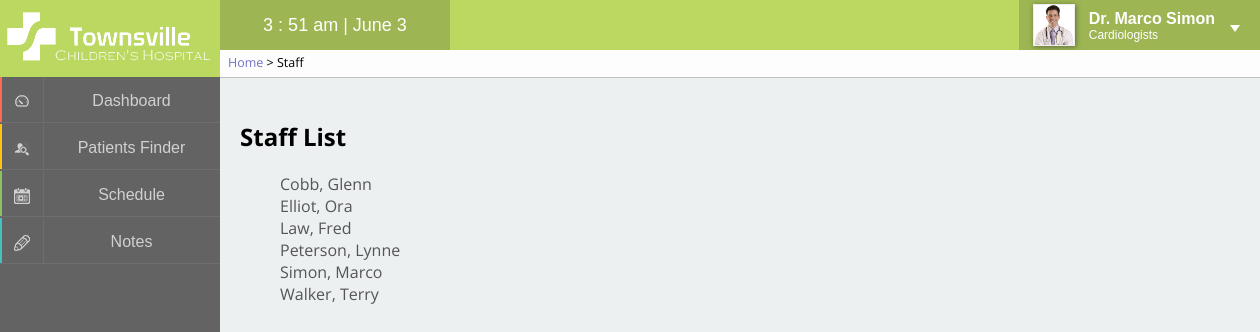
Before: /pages/staff.php (signed in) with the older database file.
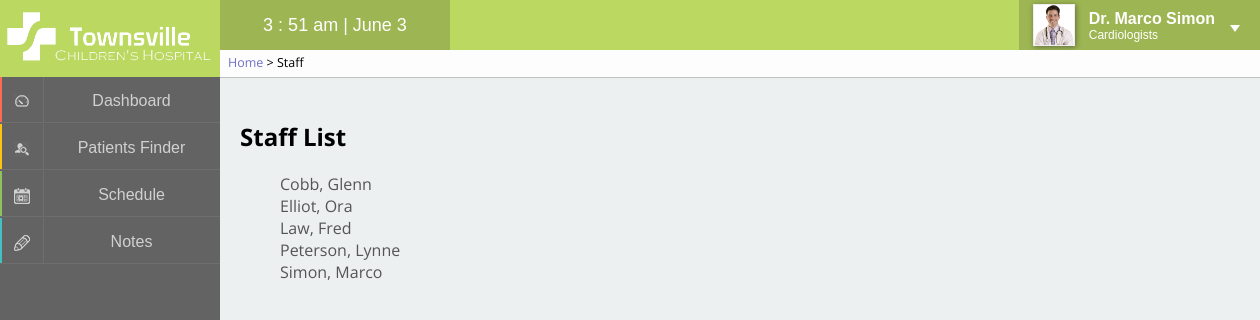
After: the same page with the newer database file.
### tables this page shows
CREATE TABLE IF NOT EXISTS `staff` (
  `staffID` int(4) unsigned zerofill NOT NULL AUTO_INCREMENT,
  `firstName` varchar(40) NOT NULL,
  `lastName` varchar(40) NOT NULL,
  `title` int(1) NOT NULL,
  `password` varchar(64) NOT NULL,
  `specialties` varchar(40) DEFAULT NULL,
  `photo` varchar(200) NOT NULL DEFAULT '<img src="../images/none.png" alt="Profile picture" />',
  PRIMARY KEY (`staffID`),
  KEY `title_idx` (`title`)
);

### pages/staff.php (the view, shortened to what this page needs)
<?php
	$pageTitle = "Staff";
	$breadcrumb = "<a href='home.php'>Home</a> > " . $pageTitle;
	include '../inc/panel.php';
?>
<section>
	<div class="container">
		<div class="login">
			<h1>Staff List</h1>
			<p><ul>
			<?php
				$sql = "SELECT staffID, firstName, lastName
						FROM staff
						ORDER BY lastName ASC";
				$result = mysql_query($sql);
				while ($row = mysql_fetch_assoc($result)) {
					echo "<li><a href='staffview.php?staff={$row['staffID']}'>{$row['lastName']}, {$row['firstName']}</a></li>";
				}
			?>
			</ul></p>
		</div>
	</div>
</section>

### inc/panel.php (shortened to what this page needs)
<!DOCTYPE html PUBLIC "-//W3C//DTD XHTML 1.0 Transitional//EN" "http://www.w3.org/TR/xhtml1/DTD/xhtml1-transitional.dtd">
<html xmlns="http://www.w3.org/1999/xhtml" xml:lang="en" lang="en">
<head>
	<link type="text/css" rel="stylesheet" href="../css/panel.css" media="screen" />
	<link type="text/css" rel="stylesheet" href="../css/style.css" media="screen" />
</head>
<body onload="load()">
<div class="header">
	<div class="logo">
		<img src="../images/logo_white.png" alt="logo" />
	</div>
	<div class="timer">
		<span id="clock"></span>
	</div>
	<div class="profile">
		<?php
		$staffID = $_SESSION['user'];
		$sql = "SELECT staffID, firstName, lastName, title, specialties, photo
				FROM staff
				WHERE staffID = '$staffID'";
		$result = mysql_query($sql);
		$row = mysql_fetch_assoc($result);
		echo "<div class='pic'>";
			echo $row['photo'];
		echo "</div>";
		echo "<div class='name'>";
			echo "<span class='title'>";
			switch ($row['title']) {
				case 1:	echo "Dr. ";
					break;
			}
			echo $row['firstName'] . " " . $row['lastName'] . "</span> <br />";
				echo "<span class='spec'>{$row['specialties']}</span>";
		echo "</div>";
		?>
		<div class="triangle1"></div>
	</div>
	<div id="breadcrumb">
		<span><?php echo $breadcrumb ?></span>
	</div>
</div>
<div class="panal">
<a href='home.php' id='m1'>
<div class='layer effect'>
	<div class='mask'></div>
 	<div class='icon'>
 		<img src='../images/i1s.png' alt='dashboardICON' />
 	</div>
 	<div class='lable'>
 		<span>Dashboard</span>
 	</div>
</div></a>
<a href='patientsfinder.php' id='m2'>
<div class='layer effect'>
 	<div class='mask'></div>
 	<div class='icon'>
 		<img src='../images/i2s.png' alt='patientsICON' />
 	</div>
 	<div class='lable'>
 		<span>Patients Finder</span>
 	</div>
</div></a>
<a href='schedule.php' id='m3'>
<div class='layer effect'>
 	<div class='mask'></div>
 	<div class='icon'>
 		<img src='../images/i3s.png' alt='scheduleICON' />
 	</div>
 	<div class='lable'>
 		<span>Schedule</span>
 	</div>
</div></a>
<a href='notes.php' id='m4'>
<div class='layer effect' id='m4'>
	<div class='mask'></div>
	<div class='icon'>
		<img src='../images/i4s.png' alt='noteICON' />
	</div>
	<div class='lable'>
		<span>Notes</span>
	</div>
</div></a>
</div>
<div class="content">

### css/panel.css (style rules this page uses)
.header { position: relative; width:100%; height: 50px; background-color: #bbd861; z-index: 10; }
.logo { width:220px; height: 50px; }
.logo img { position: relative; padding-top: 7px; height: 60px; z-index: 11; }
.timer { position: relative; left: 220px; top: -50px; height: 50px; background-color: #9db552; width: 230px; text-align: center; }
.timer span { position: relative; color: white; font-size: 18px; top: 15px; }
.profile { position: relative; right: 0; top: -100px; float: right; height: 50px; background-color: #9db552; cursor: pointer; }
.pic { position: relative; float:left; width: 50px; height: 50px; text-align: center; padding-top: 4px; padding-left: 10px; }
.pic img { width: 40px; height: 40px; border: 1px solid #eee; box-shadow: 1px 1px 5px 0px rgba(50, 50, 50, 0.55); }
.name { position: relative; float: right; top: 10px; right: 45px; color: white; padding-left: 55px; }
.name .title { font-weight: bold; font-size: 16px; }
.name .spec { font-weight: normal; font-size: 12px; }
.triangle1 { position: absolute; top:25px; right: 20px; width: 0; height: 0; border-style: solid; border-width: 7px 5px 0 5px; border-color: #fff transparent transparent transparent; }
.panal { position: absolute; background-color: #636363; top: 0; left: 0; width: 220px; height: 100%; overflow: hidden; z-index: 5; }
.layer { position: relative; top: 45px; width: 220px; height: 47px; overflow: hidden; z-index: 6; }
#m1 .mask { background-color: #fd6a56; }
#m2 .mask { background-color: #ffc313; }
#m3 .mask { background-color: #8cc260; }
#m4 .mask { background-color: #44c0c2; }
.effect .mask { width: 2px; height: 46px; position: absolute; overflow: hidden; top: 0; left: 0; z-index: -1; -webkit-transition:width 0.2s; transition:width 0.2s; }
.layer .icon { width: 43px; height: 45px; border-bottom: 1px solid #6e6e6e; border-right: 1px solid #6e6e6e; text-align: center; background-color: transparent; }
.layer .icon img { padding-top: 17px; z-index: 1; opacity: 0.7; -webkit-transition:opacity 0.3s; transition:opacity 0.3s; }
.layer .lable { position: relative; top: -46px; left: 43px; width: 177px; height: 45px; border-bottom: 1px solid #6e6e6e; text-align: center; }
.layer .lable span { position: relative; color: white; top: 15px; opacity: 0.7; -webkit-transition:opacity 0.3s; transition:opacity 0.3s; }
#breadcrumb { position: absolute; left: 220px; top: 50px; height: 27px; min-width: -webkit-calc(100% - 220px); min-width: calc(100% - 220px); border-bottom: 1px solid #C0C0C0; background-color: #fdfdfd; font-family: 'Open Sans', sans-serif; font-size: 12.5px; }
#breadcrumb a { color: #7171C6; }
#breadcrumb span { position: relative; bottom: -4px; margin: 0px 8px; }

### css/style.css (style rules this page uses)
html, body { margin : 0; padding : 0; background-color: #ecf0f1; background-image: url('../images/panelbg.jpg'); background-repeat: repeat-y; background-size: 220px 16px; font-family: "proxima-nova-1","proxima-nova-2",arial,helvetica,sans-serif; }
a { text-decoration: none; color: #555; }
ul { list-style: none; }
.content { background-color: #ecf0f1; position: absolute; width: -webkit-calc(100% - 250px); width: calc(100% - 250px); min-width: 1000px; max-width: 1200px; min-height: -webkit-calc(100% - 100px); min-height: calc(100% - 100px);*/ top: 77px; left: 220px; padding: 50px 10px 10px 20px; z-index: 1; font-family: 'Open Sans', sans-serif; }

Changed rows visible on the page:
removed staff: lastName "Walker", firstName "Terry"
